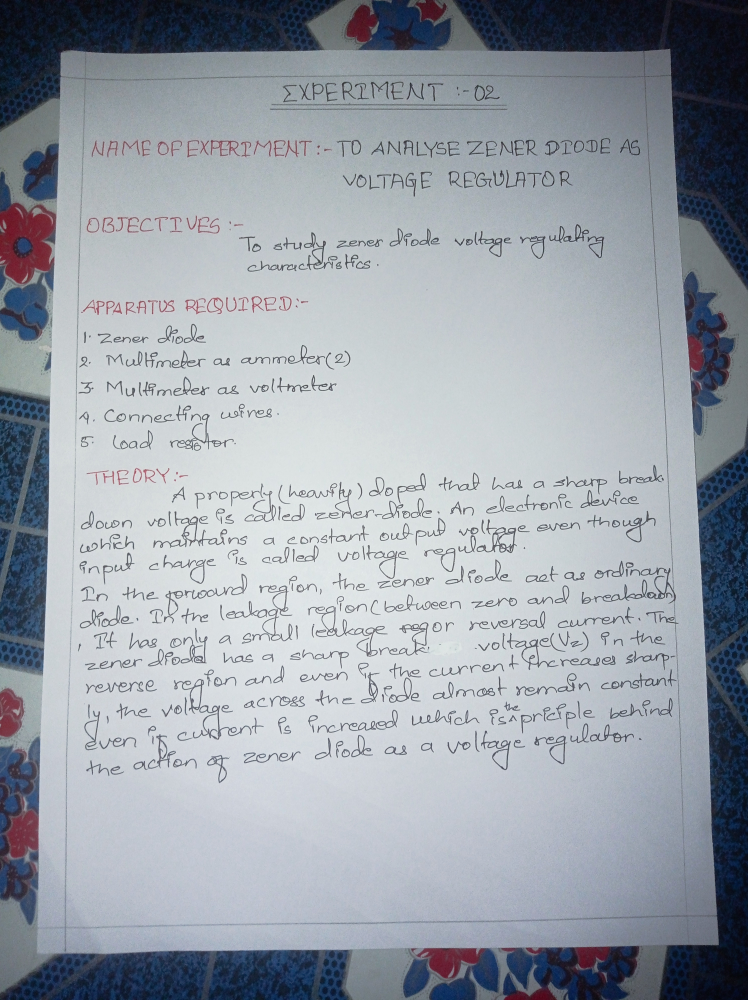
#> input picture DocumentScanner/photoa.jpg, 2992 x 4000 px (shown at 1/4 size)
$ python scanner.py
#> lines starting #> are read from the running program, lines starting #| are printed output that depends on the picture; after the words box and inside, x2 and y2 are one past the last pixel; in counts of white or black regions, pixels touching at a corner belong together
import cv2
import imutils
from skimage.filters import threshold_local
from transform import four_point_transform
import numpy as np

img_path = 'photoa.jpg'
big_img = cv2.imread(img_path)
#> big_img is the input picture: shape (4000, 2992, 3); mean B, G, R 168.2, 159.7, 153.1
if big_img is None:
    print("Error: Could not read image.")
    exit()

cv2.imshow('org img', big_img)
cv2.waitKey(0)

ratio = big_img.shape[0] / 500.0
#> ratio = 8
org = big_img.copy()
img = imutils.resize(big_img, height=500)
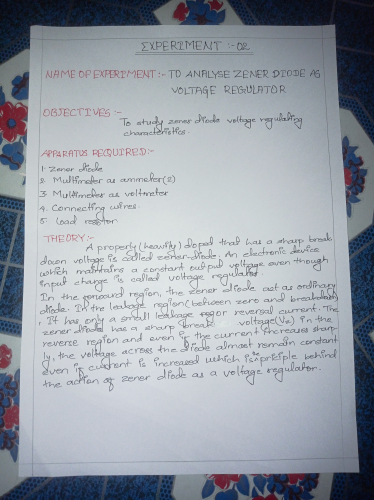
#> img: shape (500, 374, 3); mean B, G, R 168.2, 159.7, 153.1
cv2.imshow('resizing', img)
cv2.waitKey(0)

gray_img = cv2.cvtColor(img.copy(), cv2.COLOR_BGR2GRAY)
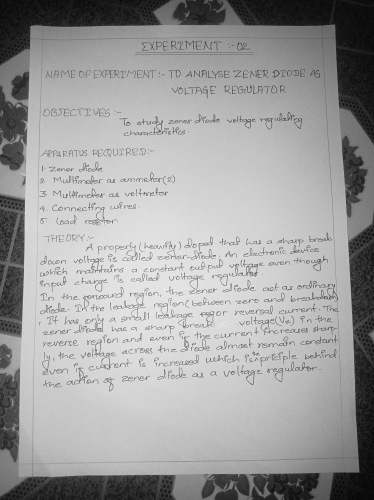
#> gray_img: shape (500, 374); min 6, max 232, mean 158.7
blur_img = cv2.GaussianBlur(gray_img, (5, 5), 0)
edged_img = cv2.Canny(blur_img, 75, 200)
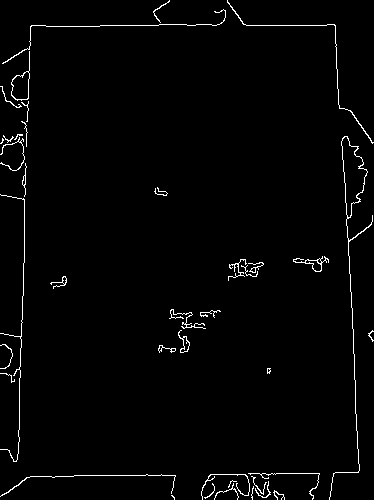
#> edged_img: shape (500, 374); 1.8% white in thin lines or dots
cv2.imshow('edged', edged_img)
cv2.waitKey(0)

cnts, _ = cv2.findContours(edged_img.copy(), cv2.RETR_LIST, cv2.CHAIN_APPROX_SIMPLE)
#> cnts = 50 contours, 34 with area under 20; largest, box (x1, y1, x2, y2) and area: (329, 136, 373, 500) 1140, (341, 136, 368, 218) 1090, (11, 51, 30, 101) 402, (11, 71, 30, 100) 384, (293, 256, 329, 272) 130
cnts = sorted(cnts, key=cv2.contourArea, reverse=True)[:5]
#> cnts = 5 contours; box (x1, y1, x2, y2) and area: (329, 136, 373, 500) 1140, (341, 136, 368, 218) 1090, (11, 51, 30, 101) 402, (11, 71, 30, 100) 384, (293, 256, 329, 272) 130

doc = None
for c in cnts:
    peri = cv2.arcLength(c, True)
    approx = cv2.approxPolyDP(c, 0.02 * peri, True)
    if len(approx) == 4:
        doc = approx
        break
#> this loop made 5 passes
#> peri on passes 1 to 5: 917.3, 211, 128.2, 86.18, 144.8

if doc is None:
    print("Error: Could not find document contour.")
    exit()
#> (the program exits here)
